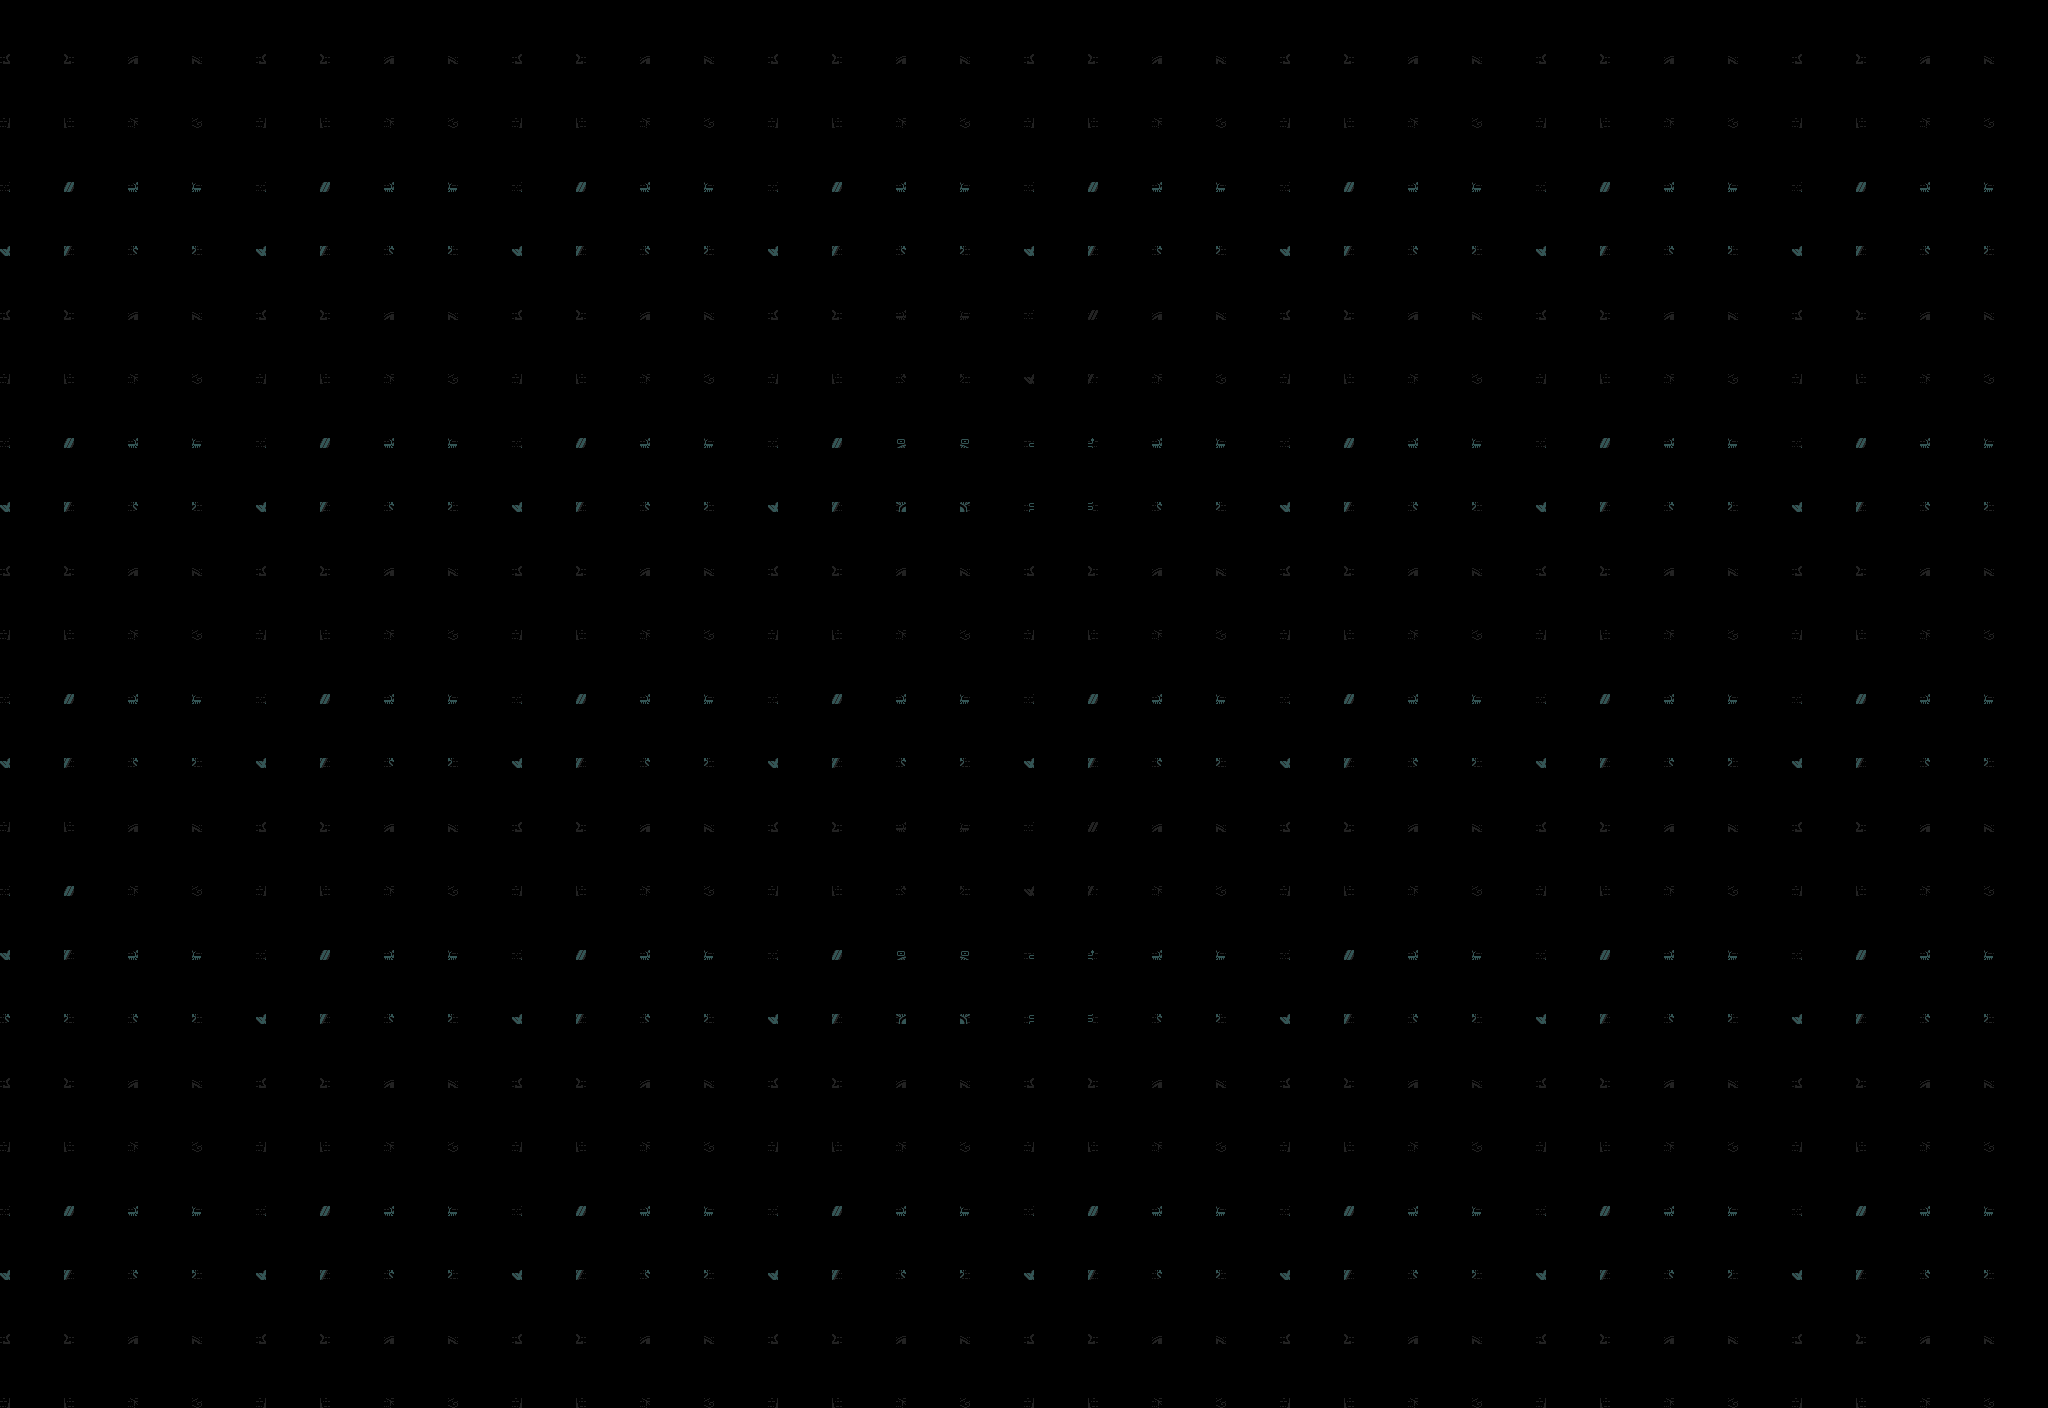

Tiled map render using the project's own tile images. Description and the whole map definition, tile-layer contents included, below:
An orthogonal 32x22 tile map with 64x64 px tiles, 1 tile layer (back), 2 hidden layers not drawn and 8 objects (4x Jewel, 2x Mummy, Dagger, Door).

<map version="1.10" tiledversion="1.11.2" orientation="orthogonal" renderorder="right-down" width="32" height="22" tilewidth="64" tileheight="64" infinite="0" nextlayerid="4" nextobjectid="24">
 <tileset firstgid="1" source="tiles_new.tsx" />
 <layer id="1" name="back" width="32" height="22">
  <data encoding="csv">
57,58,55,56,57,58,55,56,57,58,55,56,57,58,55,56,57,58,55,56,57,58,55,56,57,58,55,56,57,58,55,56,
75,76,73,74,75,76,73,74,75,76,73,74,75,76,73,74,75,76,73,74,75,76,73,74,75,76,73,74,75,76,73,74,
93,94,91,92,93,94,91,92,93,94,91,92,93,94,91,92,93,94,91,92,93,94,91,92,93,94,91,92,93,94,91,92,
111,112,109,110,111,112,109,110,111,112,109,110,111,112,109,110,111,112,109,110,111,112,109,110,111,112,109,110,111,112,109,110,
57,58,55,56,57,58,55,56,57,58,55,56,57,58,59,60,61,62,55,56,57,58,55,56,57,58,55,56,57,58,55,56,
75,76,73,74,75,76,73,74,75,76,73,74,75,76,77,78,79,80,73,74,75,76,73,74,75,76,73,74,75,76,73,74,
93,94,91,92,93,94,91,92,93,94,91,92,93,94,95,96,97,98,91,92,93,94,91,92,93,94,91,92,93,94,91,92,
111,112,109,110,111,112,109,110,111,112,109,110,111,112,113,114,115,116,109,110,111,112,109,110,111,112,109,110,111,112,109,110,
57,58,55,56,57,58,55,56,57,58,55,56,57,58,55,56,57,58,55,56,57,58,55,56,57,58,55,56,57,58,55,56,
75,76,73,74,75,76,73,74,75,76,73,74,75,76,73,74,75,76,73,74,75,76,73,74,75,76,73,74,75,76,73,74,
93,94,91,92,93,94,91,92,93,94,91,92,93,94,91,92,93,94,91,92,93,94,91,92,93,94,91,92,93,94,91,92,
111,112,109,110,111,112,109,110,111,112,109,110,111,112,109,110,111,112,109,110,111,112,109,110,111,112,109,110,111,112,109,110,
75,76,55,56,57,58,55,56,57,58,55,56,57,58,59,60,61,62,55,56,57,58,55,56,57,58,55,56,57,58,55,56,
93,94,73,74,75,76,73,74,75,76,73,74,75,76,77,78,79,80,73,74,75,76,73,74,75,76,73,74,75,76,73,74,
111,112,91,92,93,94,91,92,93,94,91,92,93,94,95,96,97,98,91,92,93,94,91,92,93,94,91,92,93,94,91,92,
109,110,109,110,111,112,109,110,111,112,109,110,111,112,113,114,115,116,109,110,111,112,109,110,111,112,109,110,111,112,109,110,
57,58,55,56,57,58,55,56,57,58,55,56,57,58,55,56,57,58,55,56,57,58,55,56,57,58,55,56,57,58,55,56,
75,76,73,74,75,76,73,74,75,76,73,74,75,76,73,74,75,76,73,74,75,76,73,74,75,76,73,74,75,76,73,74,
93,94,91,92,93,94,91,92,93,94,91,92,93,94,91,92,93,94,91,92,93,94,91,92,93,94,91,92,93,94,91,92,
111,112,109,110,111,112,109,110,111,112,109,110,111,112,109,110,111,112,109,110,111,112,109,110,111,112,109,110,111,112,109,110,
57,58,55,56,57,58,55,56,57,58,55,56,57,58,55,56,57,58,55,56,57,58,55,56,57,58,55,56,57,58,55,56,
75,76,73,74,75,76,73,74,75,76,73,74,75,76,73,74,75,76,73,74,75,76,73,74,75,76,73,74,75,76,73,74
</data>
 </layer>
 <layer id="2" name="front" width="32" height="22" visible="0">
  <data encoding="csv">
18,0,0,0,0,0,0,0,0,0,0,0,0,0,0,0,0,0,0,0,0,0,0,0,0,0,0,0,0,0,0,18,
18,0,0,0,0,0,0,0,0,0,0,0,0,0,0,0,0,0,0,0,0,0,0,0,0,0,0,0,0,0,0,17,
17,0,0,0,0,0,0,17,18,18,17,17,16,18,18,17,17,16,18,18,16,17,18,18,18,0,0,0,0,0,0,17,
16,17,18,49,50,17,17,18,0,0,0,0,0,0,0,0,0,0,0,0,0,0,0,0,18,17,18,45,46,18,16,18,
17,0,0,0,0,0,0,0,0,0,0,0,0,0,0,0,0,0,0,0,0,0,0,0,0,0,0,0,0,0,0,18,
17,0,0,0,0,0,0,0,0,0,0,0,0,0,0,0,0,0,0,0,0,0,0,0,0,0,0,0,0,0,0,17,
17,17,49,50,17,16,17,16,18,16,0,0,0,0,0,0,0,0,0,0,0,0,17,17,16,16,16,17,45,46,18,16,
16,0,0,0,0,0,0,0,0,0,0,0,0,0,0,0,0,0,0,0,0,0,0,0,0,0,0,0,0,0,0,16,
16,0,0,0,0,0,0,0,0,0,0,0,0,0,0,0,0,0,0,0,0,0,0,0,0,0,0,0,0,0,0,18,
16,0,0,0,0,0,0,0,0,0,0,0,0,0,0,0,0,0,0,0,0,0,0,0,0,0,0,0,0,0,0,16,
16,0,0,18,18,18,17,16,16,18,17,17,45,46,17,18,17,18,49,50,16,16,17,17,17,17,17,16,18,0,0,17,
17,0,0,0,0,0,0,0,0,0,0,0,0,0,0,0,0,0,0,0,0,0,0,0,0,0,0,0,0,0,0,18,
17,0,0,0,0,0,0,0,0,0,0,0,0,0,0,0,0,0,0,0,0,0,0,0,0,0,0,0,0,0,0,17,
16,0,0,0,0,0,0,0,0,0,0,0,0,0,0,0,0,0,0,0,0,0,0,0,0,0,0,0,0,0,0,16,
16,0,0,0,0,0,0,0,0,0,0,0,0,0,0,0,0,0,0,0,0,0,0,0,0,0,0,0,0,0,0,17,
18,0,0,0,16,16,49,50,17,17,17,17,0,0,0,0,0,0,0,0,18,17,17,17,45,46,18,18,0,0,0,17,
16,0,0,0,0,0,0,0,0,0,0,0,0,0,16,18,16,18,0,0,0,0,0,0,0,0,0,0,0,0,0,17,
16,0,0,0,0,0,0,0,0,0,0,0,0,0,0,0,0,0,0,0,0,0,0,0,0,0,0,0,0,0,0,17,
17,18,0,18,0,0,0,0,0,0,0,0,0,0,0,0,0,0,0,0,0,0,0,0,0,0,0,0,17,17,17,16,
18,0,0,0,16,17,0,0,0,0,0,0,0,0,0,0,0,0,0,0,0,0,0,0,0,0,18,18,18,16,16,18,
18,17,17,18,17,18,17,18,16,17,17,17,18,17,16,16,16,16,16,18,18,17,16,17,16,17,17,17,17,17,18,18,
104,104,104,104,104,104,104,104,104,104,104,104,104,104,104,104,104,104,104,104,104,104,104,104,104,104,104,104,104,104,104,104
</data>
 </layer>
 <layer id="3" name="stairs" width="32" height="22" visible="0">
  <data encoding="csv">
0,0,0,0,0,0,0,0,0,0,0,0,0,0,0,0,0,0,0,0,0,0,0,0,0,0,0,0,0,0,0,0,
0,0,0,0,0,0,0,0,0,0,0,0,0,0,0,0,0,0,0,0,0,0,0,0,0,0,0,0,0,0,0,0,
0,0,0,0,0,0,0,0,0,0,0,0,0,0,0,0,0,0,0,0,0,0,0,0,0,0,0,0,0,0,0,0,
0,0,0,0,0,0,0,0,0,0,0,0,0,0,0,0,0,0,0,0,0,0,0,0,0,0,0,0,0,0,0,0,
0,0,0,0,51,52,0,0,0,0,0,0,0,0,0,0,0,0,0,0,0,0,0,0,0,0,47,48,0,0,0,0,
0,0,0,0,0,51,52,0,0,0,0,0,0,0,0,0,0,0,0,0,0,0,0,0,0,47,48,0,0,0,0,0,
0,0,0,0,0,0,0,0,0,0,0,0,0,0,0,0,0,0,0,0,0,0,0,0,0,0,0,0,0,0,0,0,
0,0,0,51,52,0,0,0,0,0,0,0,0,0,0,0,0,0,0,0,0,0,0,0,0,0,0,47,48,0,0,0,
0,0,0,0,51,52,0,0,0,0,0,0,0,0,0,0,0,0,0,0,0,0,0,0,0,0,47,48,0,0,0,0,
0,0,0,0,0,51,52,0,0,0,0,0,0,0,0,0,0,0,0,0,0,0,0,0,0,47,48,0,0,0,0,0,
0,0,0,0,0,0,0,0,0,0,0,0,0,0,0,0,0,0,0,0,0,0,0,0,0,0,0,0,0,0,0,0,
0,0,0,0,0,0,0,0,0,0,0,47,48,0,0,0,0,0,0,51,52,0,0,0,0,0,0,0,0,0,0,0,
0,0,0,0,0,0,0,0,0,0,47,48,0,0,0,0,0,0,0,0,51,52,0,0,0,0,0,0,0,0,0,0,
0,0,0,0,0,0,0,0,0,47,48,0,0,0,0,0,0,0,0,0,0,51,52,0,0,0,0,0,0,0,0,0,
0,0,0,0,0,0,0,0,47,48,0,0,0,0,0,0,0,0,0,0,0,0,51,52,0,0,0,0,0,0,0,0,
0,0,0,0,0,0,0,0,0,0,0,0,0,0,0,0,0,0,0,0,0,0,0,0,0,0,0,0,0,0,0,0,
0,0,0,0,0,0,0,51,52,0,0,0,0,0,0,0,0,0,0,0,0,0,0,47,48,0,0,0,0,0,0,0,
0,0,0,0,0,0,0,0,51,52,0,0,0,0,0,0,0,0,0,0,0,0,47,48,0,0,0,0,0,0,0,0,
0,0,0,0,0,0,0,0,0,51,52,0,0,0,0,0,0,0,0,0,0,47,48,0,0,0,0,0,0,0,0,0,
0,0,0,0,0,0,0,0,0,0,51,52,0,0,0,0,0,0,0,0,47,48,0,0,0,0,0,0,0,0,0,0,
0,0,0,0,0,0,0,0,0,0,0,0,0,0,0,0,0,0,0,0,0,0,0,0,0,0,0,0,0,0,0,0,
0,0,0,0,0,0,0,0,0,0,0,0,0,0,0,0,0,0,0,0,0,0,0,0,0,0,0,0,0,0,0,0
</data>
 </layer>
 <objectgroup id="3" name="items">
  <object id="1" type="Dagger" gid="137" x="150" y="160" width="10" height="10">
   <properties>
    <property name="p0" value="137" />
   </properties>
  </object>
  <object id="2" type="Jewel" gid="133" x="260" y="150" width="10" height="10">
   <properties>
    <property name="p0" value="133" />
   </properties>
  </object>
  <object id="3" type="Jewel" gid="136" x="280" y="30" width="10" height="10">
   <properties>
    <property name="p0" value="136" />
   </properties>
  </object>
  <object id="4" type="Jewel" gid="132" x="30" y="30" width="10" height="10">
   <properties>
    <property name="p0" value="132" />
   </properties>
  </object>
  <object id="5" type="Jewel" gid="131" x="20" y="200" width="10" height="10">
   <properties>
    <property name="p0" value="131" />
   </properties>
  </object>
  <object id="6" type="Door" gid="127" x="130" y="80" width="10" height="10">
   <properties>
    <property name="p0" value="2" />
   </properties>
  </object>
  <object id="23" type="Mummy" gid="122" x="90" y="100" width="10" height="10">
   <properties>
    <property name="p0" value="0" />
   </properties>
  </object>
  <object id="24" type="Mummy" gid="123" x="220" y="100" width="10" height="10">
   <properties>
    <property name="p0" value="1" />
   </properties>
  </object>
 </objectgroup>
</map>
